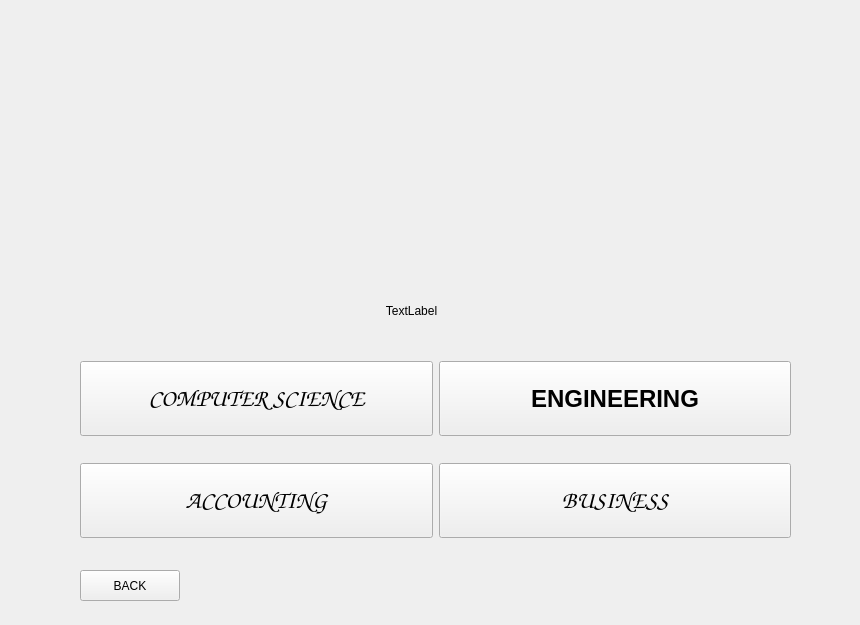
   <widget class="QWidget" name="Major_page">
    <widget class="QWidget" name="gridLayoutWidget">
     <property name="geometry">
      <rect>
       <x>80</x>
       <y>340</y>
       <width>711</width>
       <height>221</height>
      </rect>
     </property>
     <layout class="QGridLayout" name="gridLayout">
      <item row="0" column="0">
       <widget class="QPushButton" name="Csc_btn">
        <property name="minimumSize">
         <size>
          <width>0</width>
          <height>75</height>
         </size>
        </property>
        <property name="font">
         <font>
          <family>Comic Sans MS</family>
          <pointsize>18</pointsize>
          <bold>true</bold>
         </font>
        </property>
        <property name="text">
         <string>COMPUTER SCIENCE</string>
        </property>
       </widget>
      </item>
      <item row="1" column="0">
       <widget class="QPushButton" name="Accounting_btn">
        <property name="minimumSize">
         <size>
          <width>0</width>
          <height>75</height>
         </size>
        </property>
        <property name="font">
         <font>
          <family>Comic Sans MS</family>
          <pointsize>18</pointsize>
          <bold>true</bold>
         </font>
        </property>
        <property name="text">
         <string>ACCOUNTING</string>
        </property>
       </widget>
      </item>
      <item row="1" column="1">
       <widget class="QPushButton" name="Busness">
        <property name="minimumSize">
         <size>
          <width>0</width>
          <height>75</height>
         </size>
        </property>
        <property name="font">
         <font>
          <family>Comic Sans MS</family>
          <pointsize>18</pointsize>
          <bold>true</bold>
         </font>
        </property>
        <property name="text">
         <string>BUSINESS</string>
        </property>
       </widget>
      </item>
      <item row="0" column="1">
       <widget class="QPushButton" name="Eng_btn">
        <property name="minimumSize">
         <size>
          <width>0</width>
          <height>75</height>
         </size>
        </property>
        <property name="font">
         <font>
          <family>Arial</family>
          <pointsize>18</pointsize>
          <italic>false</italic>
          <bold>true</bold>
         </font>
        </property>
        <property name="text">
         <string>ENGINEERING</string>
        </property>
       </widget>
      </item>
     </layout>
    </widget>
    <widget class="QPushButton" name="pushButton_2">
     <property name="geometry">
      <rect>
       <x>80</x>
       <y>570</y>
       <width>100</width>
       <height>31</height>
      </rect>
     </property>
     <property name="text">
      <string>BACK</string>
     </property>
    </widget>
    <widget class="QLabel" name="background_Maj">
     <property name="geometry">
      <rect>
       <x>0</x>
       <y>5</y>
       <width>851</width>
       <height>611</height>
      </rect>
     </property>
     <property name="text">
      <string>                                                                                                                    TextLabel</string>
     </property>
     <property name="scaledContents">
      <bool>true</bool>
     </property>
    </widget>
    <zorder>background_Maj</zorder>
    <zorder>gridLayoutWidget</zorder>
    <zorder>pushButton_2</zorder>
   </widget>
